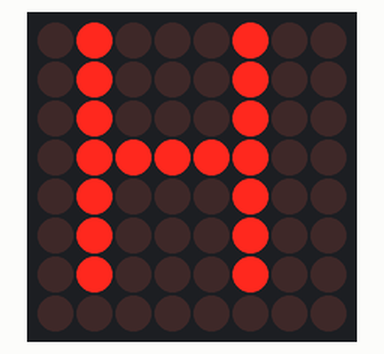
The sketch below on a simulated Arduino Uno, built with avr-gcc and run on an emulated ATmega328P. Shown: 8×8 LED matrix.

Above: at 0.26 s.
At 0.8 s:
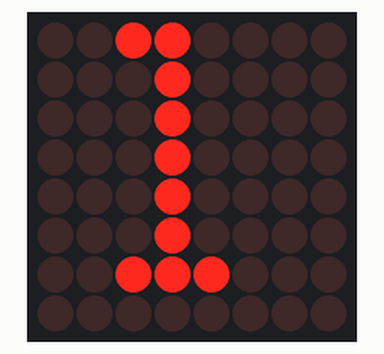
At 2.12 s:
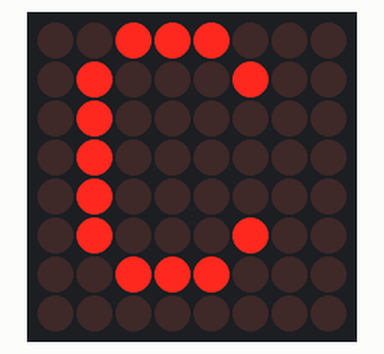
At 3.05 s:
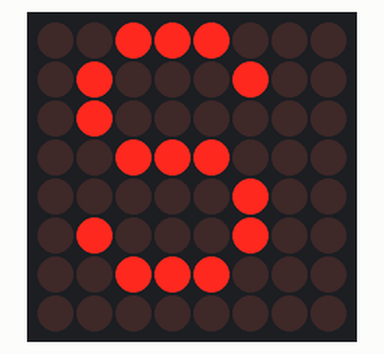
At 5.4 s:
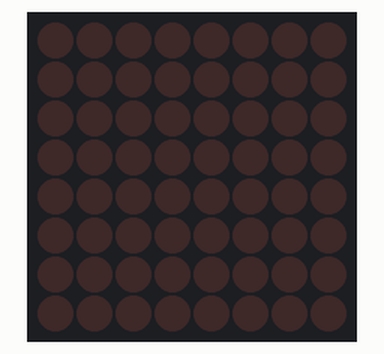
At 8.84 s:
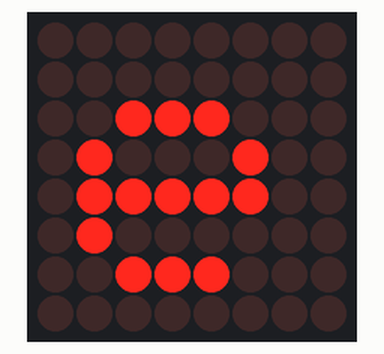

The sketch:

ex_4_7_dm_start.ino
```cpp
#include "LedControlMS.h"

// pin 4 is connected to the DataIn
// pin 3 is connected to the CLK
// pin 2 is connected to LOAD

#define NBR_MTX 1 //number of matrices attached is one
LedControl lc=LedControl(4,3,2, NBR_MTX);//

void setup()
{
  for(int i = 0; i< NBR_MTX; i++)
  {
    lc.shutdown(i,false);
    /* Set the brightness to a medium values */
    lc.setIntensity(i,8);
    /* and clear the display */
    lc.clearDisplay(i);

    delay(100);
  }
}

void loop()
{
  //sending characters to display
  lc.writeString(0, "Hello COMSI, AR03");
  //clearing the display
  lc.clearAll();

  delay(3000);
}
```

Measured:
- by itself, everything shown: repeats every 8.3 s, in 17 steps
- what the display in image 1 shows lasts 0.7 s, from 0.7 s to 1.4 s
- what the display in image 4 shows lasts 3.0 s, from 5.4 s to 8.4 s
